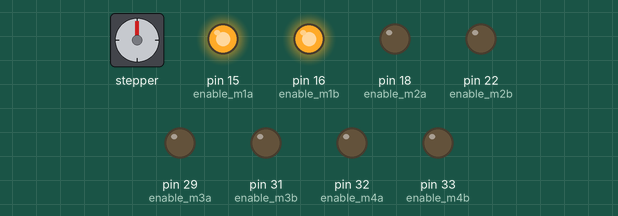
This program was run on a simulated Raspberry Pi (header pin numbers). Parts: stepper motor, output pins drawn as LEDs (lit = HIGH). The stepper is drawn at 2048 steps a turn; pins used as bus, display or sensor lines are not drawn. At 4.8 s the program stops and its outputs stay as they are.

Above: at 0.15 s.
At 0.75 s:
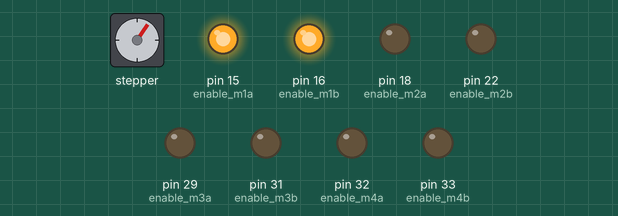
At 1.35 s:
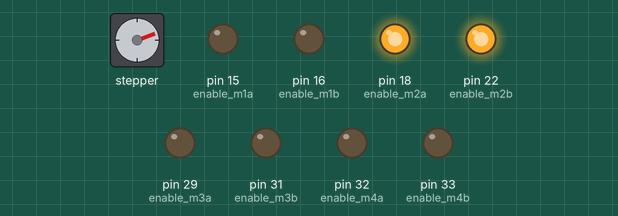
At 2.55 s:
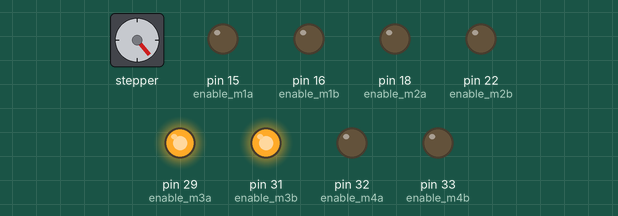
At 3.75 s:
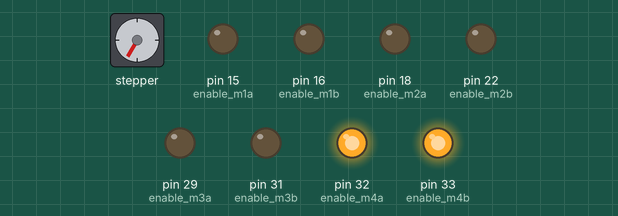
At 4.9 s:
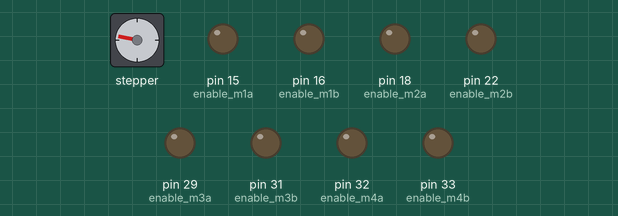
Timing chart, 0 to 6.3 s (numbered marks = the images above):
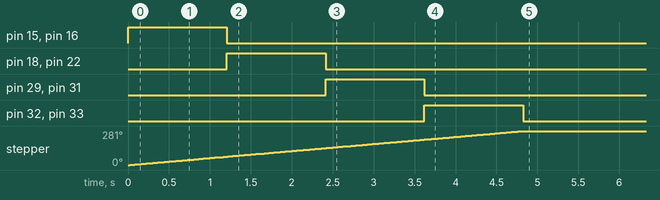

Measured:
- by itself, pin 15 (enable_m1a), pin 16 (enable_m1b): LOW → HIGH at 0.00 s, → LOW 1.2 s later
- by itself, pin 18 (enable_m2a), pin 22 (enable_m2b): LOW → HIGH at 1.2 s, → LOW 1.2 s later
- by itself, pin 29 (enable_m3a), pin 31 (enable_m3b): LOW → HIGH at 2.4 s, → LOW 1.2 s later
- by itself, pin 32 (enable_m4a), pin 33 (enable_m4b): LOW → HIGH at 3.6 s, → LOW 1.2 s later
- by itself, stepper: turns 281° clockwise in 4.8 s

The program:

final_program.py
```python
import RPi.GPIO as GPIO
import time

delay = 0.003
steps = 100
GPIO.setmode(GPIO.BOARD)
GPIO.setwarnings(False)

enable_m1a = 15
enable_m1b = 16

GPIO.setup(enable_m1a, GPIO.OUT)
GPIO.setup(enable_m1b, GPIO.OUT)

enable_m2a = 18
enable_m2b = 22

GPIO.setup(enable_m2a, GPIO.OUT)
GPIO.setup(enable_m2b, GPIO.OUT)

enable_m3a = 29
enable_m3b = 31

GPIO.setup(enable_m3a, GPIO.OUT)
GPIO.setup(enable_m3b, GPIO.OUT)

enable_m4a = 32
enable_m4b = 33

GPIO.setup(enable_m4a, GPIO.OUT)
GPIO.setup(enable_m4b, GPIO.OUT)

coil_A_1_pin = 7
coil_A_2_pin = 11
coil_B_1_pin = 12
coil_B_2_pin = 13

GPIO.setup(coil_A_1_pin, GPIO.OUT)
GPIO.setup(coil_A_2_pin, GPIO.OUT)
GPIO.setup(coil_B_1_pin, GPIO.OUT)
GPIO.setup(coil_B_2_pin, GPIO.OUT)

def setStep(w1, w2, w3, w4):
 	GPIO.output(coil_A_1_pin, w1)
 	GPIO.output(coil_A_2_pin, w2)
 	GPIO.output(coil_B_1_pin, w3)
 	GPIO.output(coil_B_2_pin, w4)

GPIO.output(enable_m1a, 1)
GPIO.output(enable_m1b, 1)

for i in range(0, steps):
	setStep(1,0,0,0)
	time.sleep(delay)
	setStep(0,1,0,0)
	time.sleep(delay)
	setStep(0,0,1,0)
	time.sleep(delay)
	setStep(0,0,0,1)
	time.sleep(delay)

GPIO.output(enable_m1a, 0)
GPIO.output(enable_m1b, 0)

GPIO.output(enable_m2a, 1)
GPIO.output(enable_m2b, 1)

for i in range(0, steps):
	setStep(1,0,0,0)
	time.sleep(delay)
	setStep(0,1,0,0)
	time.sleep(delay)
	setStep(0,0,1,0)
	time.sleep(delay)
	setStep(0,0,0,1)
	time.sleep(delay)

GPIO.output(enable_m2a, 0)
GPIO.output(enable_m2b, 0)

GPIO.output(enable_m3a, 1)
GPIO.output(enable_m3b, 1)

for i in range(0, steps):
	setStep(1,0,0,0)
	time.sleep(delay)
	setStep(0,1,0,0)
	time.sleep(delay)
	setStep(0,0,1,0)
	time.sleep(delay)
	setStep(0,0,0,1)
	time.sleep(delay)

GPIO.output(enable_m3a, 0)
GPIO.output(enable_m3b, 0)

GPIO.output(enable_m4a, 1)
GPIO.output(enable_m4b, 1)

for i in range(0, steps):
	setStep(1,0,0,0)
	time.sleep(delay)
	setStep(0,1,0,0)
	time.sleep(delay)
	setStep(0,0,1,0)
	time.sleep(delay)
	setStep(0,0,0,1)
	time.sleep(delay)

GPIO.output(enable_m4a, 0)
GPIO.output(enable_m4b, 0)

GPIO.cleanup()
```
